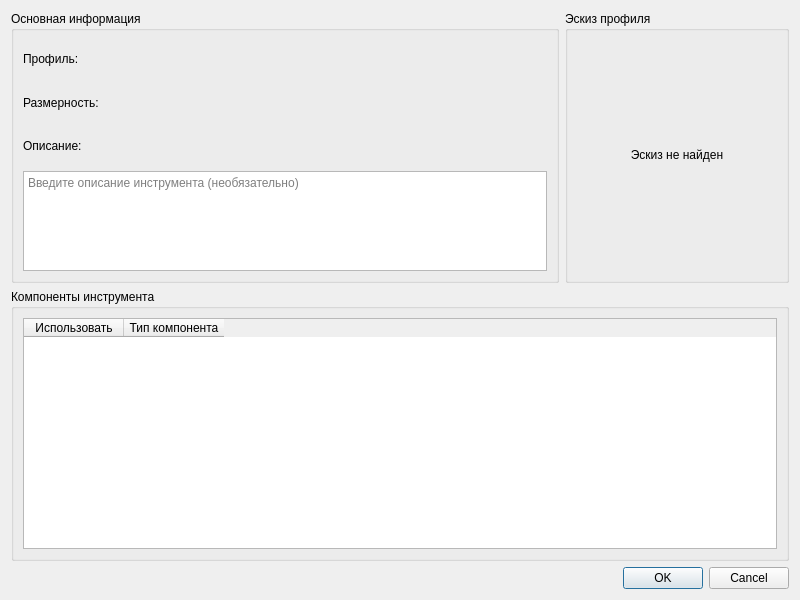
<?xml version="1.0" encoding="UTF-8"?>
<ui version="4.0">
 <class>DialogEditProfileTool</class>
 <widget class="QDialog" name="DialogEditProfileTool">
  <property name="geometry">
   <rect>
    <x>0</x>
    <y>0</y>
    <width>800</width>
    <height>600</height>
   </rect>
  </property>
  <property name="windowTitle">
   <string>Редактирование инструмента профиля</string>
  </property>
  <layout class="QVBoxLayout" name="verticalLayout_main">
   <item>
    <layout class="QHBoxLayout" name="horizontalLayout_top">
     <item>
      <widget class="QGroupBox" name="groupBox_main_info">
       <property name="title">
        <string>Основная информация</string>
       </property>
       <layout class="QVBoxLayout" name="verticalLayout_main_info">
        <item>
         <layout class="QHBoxLayout" name="horizontalLayout_profile">
          <item>
           <widget class="QLabel" name="label_profile">
            <property name="text">
             <string>Профиль:</string>
            </property>
           </widget>
          </item>
         </layout>
        </item>
        <item>
         <layout class="QHBoxLayout" name="horizontalLayout_dimension">
          <item>
           <widget class="QLabel" name="label_dimension">
            <property name="text">
             <string>Размерность:</string>
            </property>
           </widget>
          </item>
         </layout>
        </item>
        <item>
         <layout class="QHBoxLayout" name="horizontalLayout_description">
          <item>
           <widget class="QLabel" name="label_description">
            <property name="text">
             <string>Описание:</string>
            </property>
           </widget>
          </item>
         </layout>
        </item>
        <item>
         <widget class="QTextEdit" name="textEdit_description">
          <property name="maximumSize">
           <size>
            <width>16777215</width>
            <height>100</height>
           </size>
          </property>
          <property name="placeholderText">
           <string>Введите описание инструмента (необязательно)</string>
          </property>
         </widget>
        </item>
       </layout>
      </widget>
     </item>
     <item>
      <widget class="QGroupBox" name="groupBox_sketch">
       <property name="title">
        <string>Эскиз профиля</string>
       </property>
       <layout class="QVBoxLayout" name="verticalLayout_sketch">
        <item>
         <widget class="QLabel" name="label_sketch">
          <property name="minimumSize">
           <size>
            <width>200</width>
            <height>150</height>
           </size>
          </property>
          <property name="maximumSize">
           <size>
            <width>200</width>
            <height>150</height>
           </size>
          </property>
          <property name="text">
           <string>Эскиз не найден</string>
          </property>
          <property name="alignment">
           <set>Qt::AlignmentFlag::AlignCenter</set>
          </property>
          <property name="wordWrap">
           <bool>true</bool>
          </property>
         </widget>
        </item>
       </layout>
      </widget>
     </item>
    </layout>
   </item>
   <item>
    <widget class="QGroupBox" name="groupBox_components">
     <property name="title">
      <string>Компоненты инструмента</string>
     </property>
     <layout class="QVBoxLayout" name="verticalLayout_components">
      <item>
       <widget class="QTableWidget" name="tableWidget_components">
        <property name="alternatingRowColors">
         <bool>true</bool>
        </property>
        <property name="selectionBehavior">
         <enum>QAbstractItemView::SelectionBehavior::SelectRows</enum>
        </property>
        <property name="sortingEnabled">
         <bool>false</bool>
        </property>
        <column>
         <property name="text">
          <string>Использовать</string>
         </property>
        </column>
        <column>
         <property name="text">
          <string>Тип компонента</string>
         </property>
        </column>
       </widget>
      </item>
     </layout>
    </widget>
   </item>
   <item>
    <widget class="QDialogButtonBox" name="buttonBox">
     <property name="orientation">
      <enum>Qt::Orientation::Horizontal</enum>
     </property>
     <property name="standardButtons">
      <set>QDialogButtonBox::StandardButton::Cancel|QDialogButtonBox::StandardButton::Ok</set>
     </property>
    </widget>
   </item>
  </layout>
 </widget>
 <resources/>
 <connections>
  <connection>
   <sender>buttonBox</sender>
   <signal>accepted()</signal>
   <receiver>DialogEditProfileTool</receiver>
   <slot>accept()</slot>
   <hints>
    <hint type="sourcelabel">
     <x>248</x>
     <y>254</y>
    </hint>
    <hint type="destinationlabel">
     <x>157</x>
     <y>274</y>
    </hint>
   </hints>
  </connection>
  <connection>
   <sender>buttonBox</sender>
   <signal>rejected()</signal>
   <receiver>DialogEditProfileTool</receiver>
   <slot>reject()</slot>
   <hints>
    <hint type="sourcelabel">
     <x>316</x>
     <y>260</y>
    </hint>
    <hint type="destinationlabel">
     <x>286</x>
     <y>274</y>
    </hint>
   </hints>
  </connection>
 </connections>
</ui>
